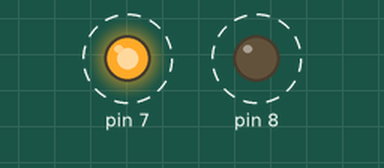
The sketch below on a simulated Arduino Uno, built with avr-gcc and run on an emulated ATmega328P. Shown: output pins drawn as LEDs (lit = HIGH). Dashed ring = blinking.

Above: at 0.2 s.
Timing chart, 0 to 3.0 s (numbered marks = the images above):
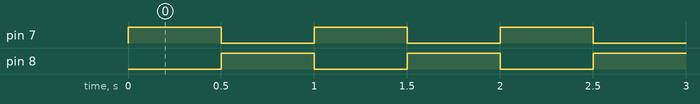

The sketch:

deneme123.ino
```cpp
void setup() {
  // put your setup code here, to run once:
pinMode(7, OUTPUT);
pinMode(8, OUTPUT);
}

void loop() {
  // put your main code here, to run repeatedly:
digitalWrite(7, HIGH);
delay(500);
digitalWrite(7, LOW);
digitalWrite(8, HIGH);
delay(500);
digitalWrite(8, LOW);

}
```

Measured:
- by itself, pin 7, pin 8: alternates HIGH for 0.50 s and LOW for 0.50 s
- by itself, everything shown: repeats every 1.0 s, in 3 steps
